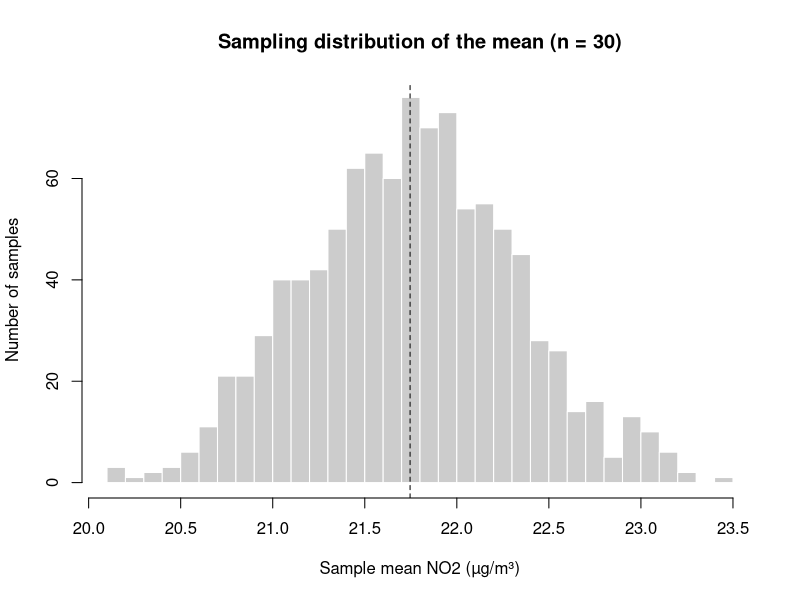
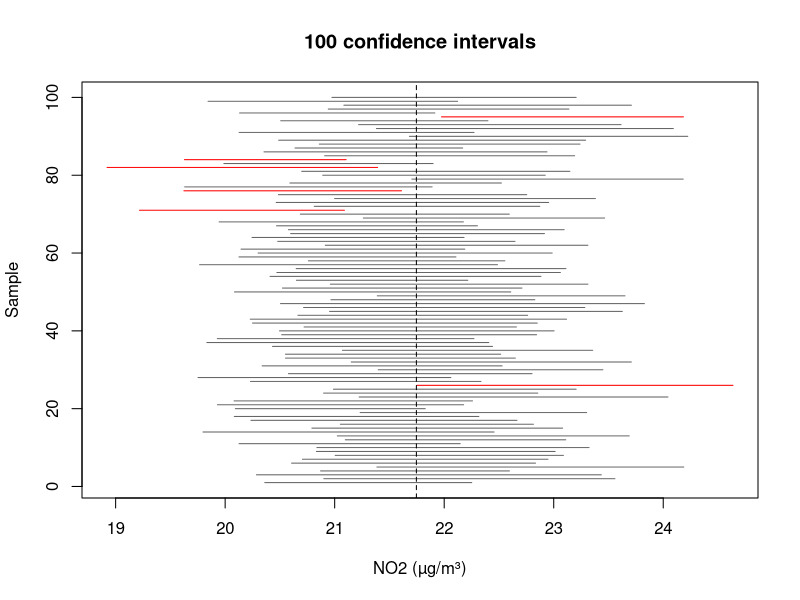

These figures' R source, in order:
## ---- chunk 1
#| label: 06-load
#| filename: 'R code'
#| message: false
# load the tidyverse and the data
library(tidyverse)
lsoa <- read_csv('data/london-lsoa-air-quality.csv')

# the population mean: normally unknown!
true_mean <- mean(lsoa$no2)
true_mean
## ---- chunk 2
#| label: 06-sample
#| filename: 'R code'
# fix the random numbers (try your own number too)
set.seed(48)

# a random sample of 30 LSOAs
my_sample <- lsoa |>
  slice_sample(n = 30)

# the sample mean: our estimate of the true mean
mean(my_sample$no2)
## ---- chunk 3
#| label: 06-replicate
#| filename: 'R code'
# 1,000 samples of 30 LSOAs, keeping the mean of each
set.seed(48)
sample_means <- replicate(1000, mean(sample(lsoa$no2, 30)))

# the first few sample means
head(sample_means)
## ---- chunk 4
#| label: fig-06-sampling-dist
#| fig-cap: Means of 1,000 random samples of 30 LSOAs. The dashed line is the true mean.
#| filename: 'R code'
hist(sample_means, breaks = 30,
     main = 'Sampling distribution of the mean (n = 30)',
     xlab = 'Sample mean NO2 (µg/m³)', ylab = 'Number of samples',
     col = 'grey80', border = 'white')
abline(v = true_mean, lty = 2)
## ---- chunk 5
#| label: 06-se-sim
#| filename: 'R code'
# standard error: the sd of the sample means
sd(sample_means)
## ---- chunk 6
#| label: 06-se-formula
#| filename: 'R code'
# standard error estimated from one sample
sd(my_sample$no2) / sqrt(30)
## ---- chunk 7
#| label: 06-sample-size
#| filename: 'R code'
# simulated standard error for different sample sizes
set.seed(48)
sizes <- tibble(n = c(10, 30, 100, 300)) |>
  rowwise() |>
  mutate(se = sd(replicate(1000, mean(sample(lsoa$no2, n))))) |>
  ungroup()
sizes
## ---- chunk 8
#| label: 06-ci
#| filename: 'R code'
# 95% confidence interval from our one sample
m <- mean(my_sample$no2)
se <- sd(my_sample$no2) / sqrt(30)
c(lower = m - 1.96 * se, upper = m + 1.96 * se)
## ---- chunk 9
#| label: 06-ci-ttest
#| filename: 'R code'
# the same, from t.test()
t.test(my_sample$no2)$conf.int
## ---- chunk 10
#| label: 06-ci-sim
#| filename: 'R code'
# 100 samples, a 95% CI for each
set.seed(48)
ci_sim <- tibble(sample_id = 1:100) |>
  rowwise() |>
  mutate(values = list(sample(lsoa$no2, 30)),
         mean = mean(values),
         se = sd(values) / sqrt(30),
         lower = mean - 1.96 * se,
         upper = mean + 1.96 * se) |>
  ungroup() |>
  mutate(hit = lower <= true_mean & upper >= true_mean)

# how many intervals contain the true mean?
sum(ci_sim$hit)
## ---- chunk 11
#| label: fig-06-ci-sim
#| fig-cap: 95% confidence intervals from 100 samples of 30 LSOAs. Red intervals miss the true mean (dashed line).
#| fig-height: 7
#| filename: 'R code'
# plot the intervals: grey = contains the true mean, red = misses
plot(NULL, xlim = range(ci_sim$lower, ci_sim$upper), ylim = c(1, 100),
     main = '100 confidence intervals',
     xlab = 'NO2 (µg/m³)', ylab = 'Sample')
segments(ci_sim$lower, ci_sim$sample_id, ci_sim$upper, ci_sim$sample_id,
         col = ifelse(ci_sim$hit, 'grey40', 'red'))
abline(v = true_mean, lty = 2)
## ---- chunk 12
#| label: 06-bias
#| filename: 'R code'
# a sample of 30 LSOAs from Inner London only
set.seed(48)
inner_sample <- lsoa |>
  filter(inner_outer == 'Inner') |>
  slice_sample(n = 30)

# 95% CI from this sample, and the true London mean
t.test(inner_sample$no2)$conf.int
true_mean
